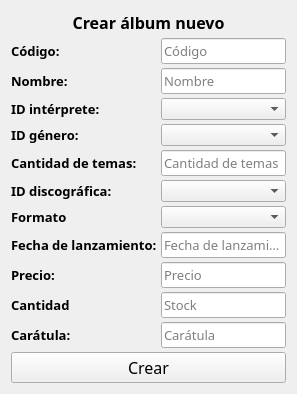
              <widget class="QWidget" name="page_crear_album">
               <layout class="QGridLayout" name="gridLayout_6">
                <item row="0" column="0">
                 <layout class="QVBoxLayout" name="verticalLayout_4">
                  <property name="spacing">
                   <number>4</number>
                  </property>
                  <item>
                   <layout class="QGridLayout" name="gridLayout_4">
                    <item row="10" column="0" colspan="2">
                     <widget class="QLabel" name="label_14">
                      <property name="font">
                       <font>
                        <family>Bell MT</family>
                        <pointsize>10</pointsize>
                        <weight>75</weight>
                        <bold>true</bold>
                       </font>
                      </property>
                      <property name="text">
                       <string>Cantidad de temas:</string>
                      </property>
                     </widget>
                    </item>
                    <item row="18" column="2">
                     <widget class="QLineEdit" name="input_caratula_2">
                      <property name="font">
                       <font>
                        <family>Bell MT</family>
                        <pointsize>10</pointsize>
                       </font>
                      </property>
                      <property name="cursorPosition">
                       <number>0</number>
                      </property>
                      <property name="placeholderText">
                       <string>Carátula</string>
                      </property>
                     </widget>
                    </item>
                    <item row="0" column="0" colspan="3">
                     <widget class="QLabel" name="label_15">
                      <property name="font">
                       <font>
                        <family>Bell MT</family>
                        <pointsize>12</pointsize>
                        <weight>75</weight>
                        <bold>true</bold>
                       </font>
                      </property>
                      <property name="styleSheet">
                       <string notr="true"/>
                      </property>
                      <property name="text">
                       <string>Crear álbum nuevo</string>
                      </property>
                      <property name="alignment">
                       <set>Qt::AlignCenter</set>
                      </property>
                     </widget>
                    </item>
                    <item row="16" column="2">
                     <widget class="QLineEdit" name="input_precio_2">
                      <property name="font">
                       <font>
                        <family>Bell MT</family>
                        <pointsize>10</pointsize>
                       </font>
                      </property>
                      <property name="cursorPosition">
                       <number>0</number>
                      </property>
                      <property name="placeholderText">
                       <string>Precio</string>
                      </property>
                     </widget>
                    </item>
                    <item row="4" column="2">
                     <widget class="QLineEdit" name="input_nombre_2">
                      <property name="font">
                       <font>
                        <family>Bell MT</family>
                        <pointsize>10</pointsize>
                       </font>
                      </property>
                      <property name="text">
                       <string/>
                      </property>
                      <property name="cursorPosition">
                       <number>0</number>
                      </property>
                      <property name="placeholderText">
                       <string>Nombre</string>
                      </property>
                     </widget>
                    </item>
                    <item row="17" column="2">
                     <widget class="QLineEdit" name="input_stock_2">
                      <property name="font">
                       <font>
                        <family>Bell MT</family>
                        <pointsize>10</pointsize>
                       </font>
                      </property>
                      <property name="text">
                       <string/>
                      </property>
                      <property name="cursorPosition">
                       <number>0</number>
                      </property>
                      <property name="placeholderText">
                       <string>Stock</string>
                      </property>
                     </widget>
                    </item>
                    <item row="9" column="2">
                     <widget class="QComboBox" name="comboBox_genero_2"/>
                    </item>
                    <item row="13" column="2">
                     <widget class="QComboBox" name="comboBox_discografica_2">
                      <property name="mouseTracking">
                       <bool>false</bool>
                      </property>
                     </widget>
                    </item>
                    <item row="15" column="2">
                     <widget class="QLineEdit" name="input_fechadelanzamiento_2">
                      <property name="font">
                       <font>
                        <family>Bell MT</family>
                        <pointsize>10</pointsize>
                       </font>
                      </property>
                      <property name="cursorPosition">
                       <number>0</number>
                      </property>
                      <property name="placeholderText">
                       <string>Fecha de lanzamiento</string>
                      </property>
                     </widget>
                    </item>
                    <item row="15" column="0" colspan="2">
                     <widget class="QLabel" name="label_22">
                      <property name="font">
                       <font>
                        <family>Bell MT</family>
                        <pointsize>10</pointsize>
                        <weight>75</weight>
                        <bold>true</bold>
                       </font>
                      </property>
                      <property name="text">
                       <string>Fecha de lanzamiento:</string>
                      </property>
                     </widget>
                    </item>
                    <item row="8" column="2">
                     <widget class="QComboBox" name="comboBox_interprete_2"/>
                    </item>
                    <item row="14" column="2">
                     <widget class="QComboBox" name="comboBox_formato_2">
                      <property name="mouseTracking">
                       <bool>false</bool>
                      </property>
                     </widget>
                    </item>
                    <item row="10" column="2">
                     <widget class="QLineEdit" name="input_cantidaddetemas_2">
                      <property name="font">
                       <font>
                        <family>Bell MT</family>
                        <pointsize>10</pointsize>
                       </font>
                      </property>
                      <property name="cursorPosition">
                       <number>0</number>
                      </property>
                      <property name="placeholderText">
                       <string>Cantidad de temas</string>
                      </property>
                     </widget>
                    </item>
                    <item row="3" column="2">
                     <widget class="QLineEdit" name="input_codigo_2">
                      <property name="font">
                       <font>
                        <family>Bell MT</family>
                        <pointsize>10</pointsize>
                       </font>
                      </property>
                      <property name="text">
                       <string/>
                      </property>
                      <property name="placeholderText">
                       <string>Código</string>
                      </property>
                     </widget>
                    </item>
                    <item row="3" column="0" colspan="2">
                     <widget class="QLabel" name="label_17">
                      <property name="font">
                       <font>
                        <family>Bell MT</family>
                        <pointsize>10</pointsize>
                        <weight>75</weight>
                        <bold>true</bold>
                       </font>
                      </property>
                      <property name="text">
                       <string>Código:</string>
                      </property>
                     </widget>
                    </item>
                    <item row="4" column="0" colspan="2">
                     <widget class="QLabel" name="label_20">
                      <property name="font">
                       <font>
                        <family>Bell MT</family>
                        <pointsize>10</pointsize>
                        <weight>75</weight>
                        <bold>true</bold>
                       </font>
                      </property>
                      <property name="text">
                       <string>Nombre:</string>
                      </property>
                     </widget>
                    </item>
                    <item row="8" column="0" colspan="2">
                     <widget class="QLabel" name="label_21">
                      <property name="font">
                       <font>
                        <family>Bell MT</family>
                        <pointsize>10</pointsize>
                        <weight>75</weight>
                        <bold>true</bold>
                       </font>
                      </property>
                      <property name="text">
                       <string>ID intérprete:</string>
                      </property>
                     </widget>
                    </item>
                    <item row="9" column="0" colspan="2">
                     <widget class="QLabel" name="label_18">
                      <property name="font">
                       <font>
                        <family>Bell MT</family>
                        <pointsize>10</pointsize>
                        <weight>75</weight>
                        <bold>true</bold>
                       </font>
                      </property>
                      <property name="text">
                       <string>ID género:</string>
                      </property>
                     </widget>
                    </item>
                    <item row="13" column="0" colspan="2">
                     <widget class="QLabel" name="label_13">
                      <property name="font">
                       <font>
                        <family>Bell MT</family>
                        <pointsize>10</pointsize>
                        <weight>75</weight>
                        <bold>true</bold>
                       </font>
                      </property>
                      <property name="text">
                       <string>ID discográfica:</string>
                      </property>
                     </widget>
                    </item>
                    <item row="14" column="0" colspan="2">
                     <widget class="QLabel" name="label_19">
                      <property name="font">
                       <font>
                        <family>Bell MT</family>
                        <pointsize>10</pointsize>
                        <weight>75</weight>
                        <bold>true</bold>
                       </font>
                      </property>
                      <property name="text">
                       <string>Formato</string>
                      </property>
                     </widget>
                    </item>
                    <item row="16" column="0" colspan="2">
                     <widget class="QLabel" name="label_24">
                      <property name="font">
                       <font>
                        <family>Bell MT</family>
                        <pointsize>10</pointsize>
                        <weight>75</weight>
                        <bold>true</bold>
                       </font>
                      </property>
                      <property name="text">
                       <string>Precio:</string>
                      </property>
                     </widget>
                    </item>
                    <item row="17" column="0" colspan="2">
                     <widget class="QLabel" name="label_16">
                      <property name="font">
                       <font>
                        <family>Bell MT</family>
                        <pointsize>10</pointsize>
                        <weight>75</weight>
                        <bold>true</bold>
                       </font>
                      </property>
                      <property name="text">
                       <string>Cantidad</string>
                      </property>
                     </widget>
                    </item>
                    <item row="18" column="0" colspan="2">
                     <widget class="QLabel" name="label_23">
                      <property name="font">
                       <font>
                        <family>Bell MT</family>
                        <pointsize>10</pointsize>
                        <weight>75</weight>
                        <bold>true</bold>
                       </font>
                      </property>
                      <property name="text">
                       <string>Carátula:</string>
                      </property>
                     </widget>
                    </item>
                   </layout>
                  </item>
                  <item>
                   <widget class="QPushButton" name="boton_crear_2">
                    <property name="font">
                     <font>
                      <family>Bell MT</family>
                      <pointsize>12</pointsize>
                      <weight>2</weight>
                      <italic>false</italic>
                      <bold>false</bold>
                     </font>
                    </property>
                    <property name="cursor">
                     <cursorShape>PointingHandCursor</cursorShape>
                    </property>
                    <property name="text">
                     <string>Crear</string>
                    </property>
                   </widget>
                  </item>
                 </layout>
                </item>
               </layout>
              </widget>
